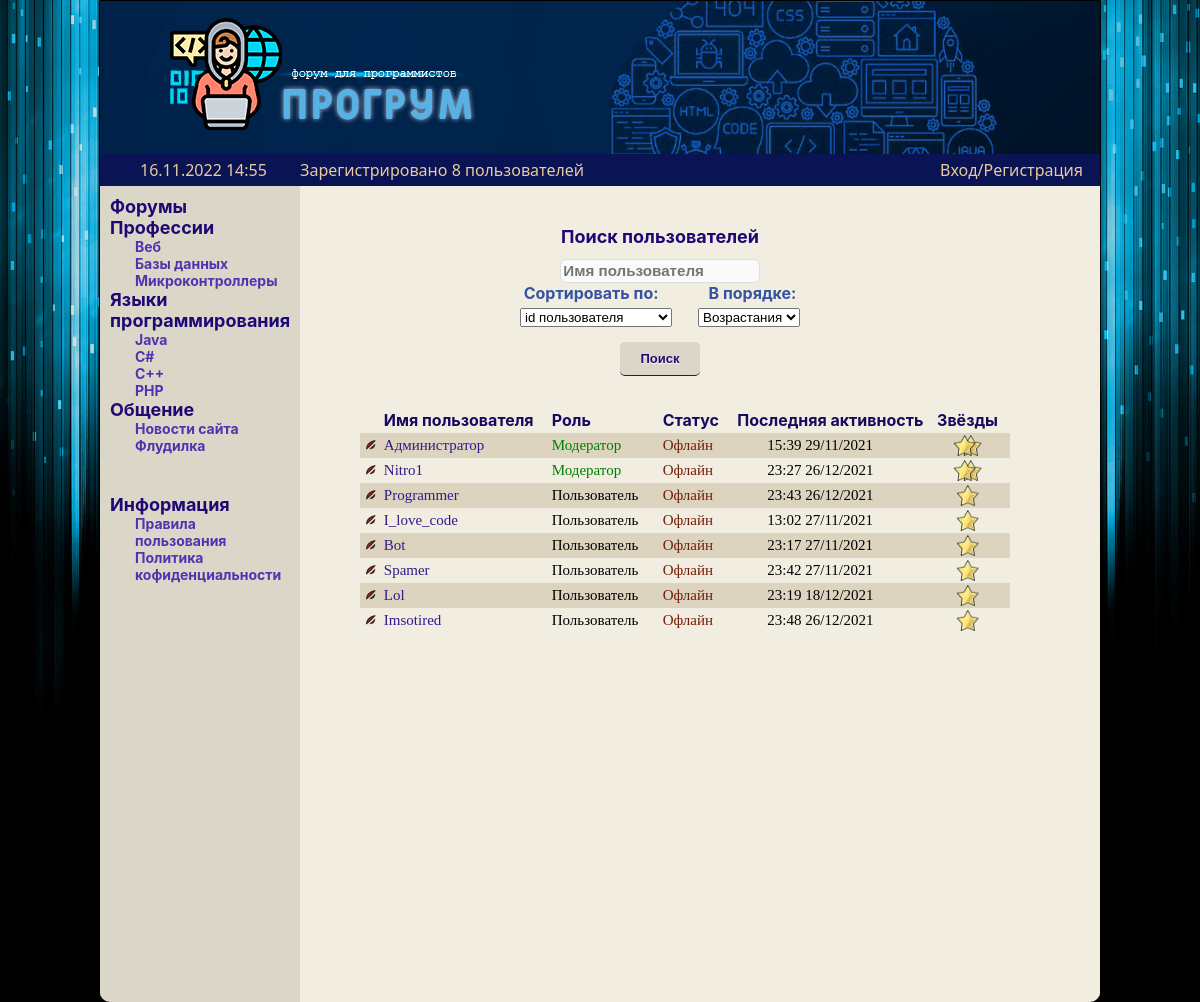
Screenshot of /Сайт/community/allusers.php with the database file from the repository.
### tables this page shows
CREATE TABLE `user` (
  `u_id` int(11) NOT NULL,
  `uLogin` varchar(15) NOT NULL,
  `uPassword` varchar(50) NOT NULL,
  `Moder` tinyint(4) NOT NULL,
  `Avatar` int(11) NOT NULL,
  `LastSeen` datetime NOT NULL
);

### Сайт/layout/globalscripts.php (called while the page is built, shortened)
<?php
$timestamp = date("YmdHis");
?>

### Сайт/community/allusers.php (the view, shortened to what this page needs)
<?php require "D:/Stuff/XXX/htdocs/layout/globalscripts.php" ?>
<html>
    <?php require "D:/Stuff/XXX/htdocs/layout/head.php" ?>
    <body>
       <div class="container">
           <?php require "D:/Stuff/XXX/htdocs/layout/banner.php" ?>
           <div class="flexarea">
           <?php require "D:/Stuff/XXX/htdocs/layout/leftmenu.php" ?>
           <div class="mainfullarea">
           <div class="main">
               <div class="content">
                   <div class="user-search-area">
                       <div class="header" style="margin-bottom: 12px; font-size: 18px;">Поиск пользователей</div>
                       <form method="GET" action="/community/allusers.php">
                           <input class="input_reg" style="width: 200px;" maxlength="15" <?php if(isset($_GET['user'])) echo 'value="'.$_GET['user'].'"'?> placeholder="Имя пользователя" name="user" type="text"><br>
                           <div class="input-select-area">
                               <div class = "smaller-header" style="font-size: 16px; margin-left: 0px;">Сортировать по: </div>
                               <div class = "smaller-header" style="font-size: 16px; margin-left: 50px;">В порядке: </div>
                            </div>
                                  <select name="sort" size="1">
                                   <option value="u_id" <?php if(!isset($_GET['sort']) || $_GET['sort'] == 'u_id') echo 'selected';?>>id пользователя</option>
                               <select>
                               <select name="by" size="1" style="margin-left: 22px; margin-top: 5px;">
                                   <option value="ASC" <?php if(!isset($_GET['by']) || $_GET['by'] == 'ACS') echo 'selected';?>>Возрастания</option>
                               <select>
                            <input type="submit" style="margin-top: 15px;" value="Поиск" class="beigebutton">
                       </form>
                   </div>
                   <table id="userlist" cellspacing="0" >
                       <thead id="allusers">
                           <tr style="font-size: 16px;">
                               <td width="20"></td>
                               <td width="160">Имя пользователя</td>
                               <td width="105">Роль</td>
                               <td width="70">Статус</td>
                               <td width="180">Последняя активность</td>
                               <td width="80" style="text-align: center;">Звёзды</td>
                           </tr>
                       </thead>
                       <tbody>
                           <?php
                           $get_user_list ='';
                           if(isset($_GET['sort']))
                                $get_user_list = 'SELECT u_id, uLogin, Moder, LastSeen FROM `user` WHERE uLogin LIKE \'%'.$_GET['user'].'%\' ORDER BY '.$_GET['sort'].' '.$_GET['by'].'';
                            else
                                $get_user_list = 'SELECT u_id, uLogin, Moder, LastSeen FROM `user`';
                           $userlist = $forum->prepare($get_user_list);
                           $userlist->execute();
                           $color = 0;
                           while($row = $userlist->fetch(PDO::FETCH_OBJ))
                           {
                                echo '<tr border="0"'; if($color%2 == 0) echo ' style="background-color: #ddd4bf;"';  echo '>';
                                $last_seen_u = $row->LastSeen;
                                $is_online = date('Y-m-d H:i:s', strtotime($last_seen_u.'+ 5 minutes'));
                                $is_idle = date('Y-m-d H:i:s', strtotime($last_seen_u.'+ 10 minutes'));
                                $curdate = new DateTime();
                                $curdate_form = date_format($curdate, 'Y-m-d H:i:s');
                                if($curdate_form <= $is_online)
                                    echo'<td><p style="text-align: center;"><img src="/img/online.png"></p></td>';
                                else if($curdate_form <= $is_idle)
                                    echo'<td><p style="text-align: center;"><img src="/img/idle.png"></p></td>';
                                 else echo '<td><p style="text-align: center;"><img src="/img/offline.png"></p></td>';
                                echo '<td><a href="/userpage.php?id='.$row->u_id.'">'.$row->uLogin.'</a></td>';
                                $color++;
                                if($row->Moder)
                                    echo'<td><span style="color: green;">Модератор</span></td>';
                                else
                                    echo'<td>Пользователь</td>';
                                if($curdate_form <= $is_online)
                                    echo'<td><span style="color: green;">Онлайн</span></td>';
                                else if($curdate_form <= $is_idle)
                                    echo'<td><span style="color: #ee9a4d;">Отошел</span></td>';
                                else echo '<td><span style="color: #731d08;">Офлайн</span></td>';
                                $lastseen_date= date('H:i d/m/Y', strtotime($row->LastSeen));
                                echo '<td><span style="margin-left: 30px;">'.$lastseen_date.'</span></td>';
                                $comandcntp = 'SELECT COUNT(*) FROM `forumposts` WHERE u_id = :posterid';
                                $querycntp = $forum->prepare($comandcntp);
                                $querycntp->bindValue(":posterid", $row->u_id, PDO::PARAM_STR);
                                $querycntp->execute();
                                $cntp_res = $querycntp->fetch(PDO::FETCH_ASSOC);
                                $comandcntc = 'SELECT COUNT(*) FROM `comments` WHERE u_id = :posterid';
                                $querycntc = $forum->prepare($comandcntc);
                                $querycntc->bindValue(":posterid", $row->u_id, PDO::PARAM_STR);
                                $querycntc->execute();
                                $cntc_res = $querycntc->fetch(PDO::FETCH_ASSOC);
                                $countuserposts = current($cntp_res) + current($cntc_res);
                                $starsnumber = floor(min($countuserposts/2, 6)+ 1);
                                echo '<td><p style="text-align: center;"><img src="/img/'.$starsnumber.'star.png" height="21"></p></td>';
                           }
                           ?>
                       </tbody>
                   </table>
               </div>
            </div>
            </div>
            </div>
       </div>
    </body>
</html>

### Сайт/layout/head.php (shortened to what this page needs)
<head>
    <link rel="stylesheet" href="/site.css?v=<?php echo $timestamp;?>">
</head>

### Сайт/layout/banner.php (shortened to what this page needs)
<div class="banner">
    <div class="logo">
        <a href="/"><img src = "/img/logo_img.png" alt ="Hobby world"></a>
    </div>
    <div class="infoarea" id="infoarea">
        <div class="infotext">
            <?php
            $comand_u = 'SELECT COUNT(*) FROM `user`';
            $result = $forum->prepare($comand_u);
            $result->execute();
            $cntusers_res = $result->fetch(PDO::FETCH_ASSOC);
            echo '
            <div class="users-banner">
                <a href="/community/allusers.php" style="color: #e8cc9f;">Зарегистрировано '.current($cntusers_res).' пользователей</a>
            </div>';
            ?>
            <div class="userinfo" style=<?php if(isset($_COOKIE["Login"])) {echo '"left: 600px;"';} else {echo '"left: 800px;"';}?>>
            <?php
            if(!isset($_COOKIE["Login"])) {
                echo '<a href="/login.php" style="color: #e8cc9f;">Вход/Регистрация</a>';
            }
            ?>
            </div>
        </div>
    </div>
</div>

### Сайт/layout/leftmenu.php
<div class="leftmenu">
    <div class="content">
        <a class="header">Форумы</a><br/>
        <a class="header">Профессии</a>
        <a href="/forums/topics.php?id=1" class="itemlink">Веб</a>
        <a href="/forums/topics.php?id=2" class="itemlink">Базы данных</a>
        <a href="/forums/topics.php?id=3" class="itemlink">Микроконтроллеры</a>
        <a class="header">Языки программирования</a>
        <a href="/forums/topics.php?id=4" class="itemlink">Java</a>
        <a href="/forums/topics.php?id=5" class="itemlink">C#</a>
        <a href="/forums/topics.php?id=6" class="itemlink">C++</a>
        <a href="/forums/topics.php?id=7" class="itemlink">PHP</a>
        <a class="header">Общение</a>
        <a href="/forums/topics.php?id=8" class="itemlink">Новости сайта</a>
        <a href="/forums/topics.php?id=9" class="itemlink">Флудилка</a>
        <br> <br>
        <a class="header">Информация</a>
        <a href="/" class="itemlink" style="font-size: 14px;">Правила пользования</a>
        <a href="/" class="itemlink" style="font-size: 14px;">Политика кофиденциальности</a>
    </div>
</div>

### Сайт/site.css (style rules this page uses)
body { background-image: url(/img/background.jpg); position: relative; background-size: 100%; background-color: #000; background-repeat: no-repeat; background-position: center top; margin-left: 0px; margin-top: 0px; margin-right: 0px; margin-bottom: 0px; }
a { text-decoration: none; color: #321a8a; }
form { display: block; margin-top: 0em; margin-block-end: 1em; }
.container { margin-left: auto; margin-right: auto; width: 1000px; height: 1000px; background-color: rgb(241, 237, 224); position: relative; border-style: solid; border-color: #000; border-width: 1px; border-bottom-left-radius: 10px; border-bottom-right-radius: 10px; }
.banner { height: 185px; width: 1000px; position: relative; background: url(/img/banner.png); background-size: 100%; background-repeat: no-repeat; }
.flexarea { width: 1000px; min-height: 816px; display: flex; }
.logo { height: 140px; width: 325px; position: absolute; top: 3px; left: 55px; border: 0; }
.infoarea { height: 32px; width: 1000px; position: absolute; bottom: 0px; background-image: url(img/blue-stripe.jpg); color: #e8cc9f; }
.infotext { position: absolute; left: 40px; top: 5px; font-family: system-ui; font-size: 16px; white-space: nowrap }
.users-banner { position: absolute; cursor: pointer; left: 160px; top: 0px; }
.userinfo { cursor: pointer; position: absolute; bottom: 2px; height: 20px; }
table#userlist { width: 650px; margin-top: 32px; margin-left: auto; margin-right: auto; }
thead#allusers { font-family: -apple-system, BlinkMacSystemFont, 'Segoe UI', Roboto, Oxygen, Ubuntu, Cantarell, 'Open Sans', 'Helvetica Neue', sans-serif; font-size: 16px; font-weight: bold; color: #1a075f; }
#userlist tr { height: 25px; font-size: 15px; }
.user-search-area { width: 650px; margin-top: 30px; text-align: center; }
.input-select-area { display: flex; align-items: center; justify-content: center; }
.leftmenu { padding: 0px; width: 200px; min-height: 816px; color: #000; position: relative; float: left; background-color: #dad6c8; border: none; border-bottom-left-radius: 10px; }
.leftmenu .content { position: relative; width: 180px; margin: 10px; font-family:-apple-system, BlinkMacSystemFont, 'Segoe UI', Roboto, Oxygen, Ubuntu, Cantarell, 'Open Sans', 'Helvetica Neue', sans-serif; }
.leftmenu .header { position: relative; font-size: 18px; font-weight: bold; color: #1f0873; }
.leftmenu .itemlink { font-size: 14px; display: block; margin-left: 25px; color: #4f33b1; font-weight: bold; }
.mainfullarea { min-height: 815px; width: 800px; background-color: rgb(241, 237, 224); position: relative; border-right-style: solid; border-right-color: #000; border-right-width: 1px; border-bottom-right-radius: 10px; float: left; border: none; }
.main { padding: 0px; color: #000; position: relative; float: left; border: none; margin: 10px; }
.main .content { width: 700px; margin: 10px; padding-left: 15px; }
input { writing-mode: horizontal-tb !important; text-rendering: auto; color: -internal-light-dark(black, white); letter-spacing: normal; word-spacing: normal; text-transform: none; text-indent: 0px; text-shadow: none; display: inline-block; text-align: start; appearance: auto; background-color: -internal-light-dark(rgb(255, 255, 255), rgb(59, 59, 59)); cursor: text; margin: 0em; font: 400 13.3333px Arial; padding: 1px 2px; border-width: 2px; border-style: inset; border-color: -internal-light-dark(rgb(118, 118, 118), rgb(133, 133, 133)); border-image: initial; }
.input_reg { padding: 0.15em; list-style: none; width: 46em; border: 1px solid #ddd; background: #fafafa; font: bold 0.95em arial, sans-serif; border-radius: 0.4em; }
.beigebutton { border: 0px; background-color: #dcd6c8; padding: 10px 20px 10px; color: #1f0873; font-weight: bold; font-size: 13px; line-height: 1; border-radius: 5px; text-shadow: 0 1px 1px #FFF; border-bottom: 1px solid #222; position: relative; cursor: pointer; }
.main .header { position: relative; font-size: 28px; font-weight: bold; color: #1f0873; font-family:-apple-system, BlinkMacSystemFont, 'Segoe UI', Roboto, Oxygen, Ubuntu, Cantarell, 'Open Sans', 'Helvetica Neue', sans-serif; }
.main .smaller-header { position: relative; font-size: 17px; margin-left: 20px; font-weight: bold; color: #3653a1; font-family:-apple-system, BlinkMacSystemFont, 'Segoe UI', Roboto, Oxygen, Ubuntu, Cantarell, 'Open Sans', 'Helvetica Neue', sans-serif; }

### rows the page displays
user: uLogin "Администратор", Moder "Модератор", shows "Офлайн", LastSeen "15:39 29/11/2021"
user: uLogin "Nitro1", Moder "Модератор", shows "Офлайн", LastSeen "23:27 26/12/2021"
user: uLogin "Programmer", Moder "Пользователь", shows "Офлайн", LastSeen "23:43 26/12/2021"
user: uLogin "I_love_code", Moder "Пользователь", shows "Офлайн", LastSeen "13:02 27/11/2021"
user: uLogin "Bot", Moder "Пользователь", shows "Офлайн", LastSeen "23:17 27/11/2021"
user: uLogin "Spamer", Moder "Пользователь", shows "Офлайн", LastSeen "23:42 27/11/2021"
user: uLogin "Lol", Moder "Пользователь", shows "Офлайн", LastSeen "23:19 18/12/2021"
user: uLogin "Imsotired", Moder "Пользователь", shows "Офлайн", LastSeen "23:48 26/12/2021"

### other values shown
current($cntusers_res) "8"
